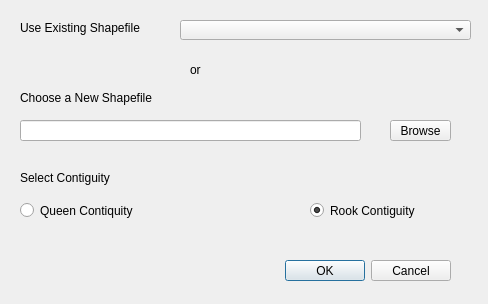
<?xml version="1.0" encoding="UTF-8"?>
<ui version="4.0">
 <class>Dialog</class>
 <widget class="QDialog" name="Dialog">
  <property name="geometry">
   <rect>
    <x>0</x>
    <y>0</y>
    <width>488</width>
    <height>304</height>
   </rect>
  </property>
  <property name="windowTitle">
   <string>Dialog</string>
  </property>
  <widget class="QLabel" name="label">
   <property name="geometry">
    <rect>
     <x>20</x>
     <y>20</y>
     <width>181</width>
     <height>16</height>
    </rect>
   </property>
   <property name="text">
    <string>Use Existing Shapefile</string>
   </property>
  </widget>
  <widget class="QComboBox" name="comboBox">
   <property name="geometry">
    <rect>
     <x>180</x>
     <y>20</y>
     <width>291</width>
     <height>20</height>
    </rect>
   </property>
  </widget>
  <widget class="QDialogButtonBox" name="buttonBox">
   <property name="geometry">
    <rect>
     <x>280</x>
     <y>260</y>
     <width>171</width>
     <height>21</height>
    </rect>
   </property>
   <property name="standardButtons">
    <set>QDialogButtonBox::Cancel|QDialogButtonBox::Ok</set>
   </property>
  </widget>
  <widget class="QRadioButton" name="radioButton">
   <property name="geometry">
    <rect>
     <x>20</x>
     <y>200</y>
     <width>151</width>
     <height>21</height>
    </rect>
   </property>
   <property name="text">
    <string>Queen Contiquity</string>
   </property>
   <property name="checked">
    <bool>false</bool>
   </property>
  </widget>
  <widget class="QRadioButton" name="radioButton_2">
   <property name="geometry">
    <rect>
     <x>310</x>
     <y>200</y>
     <width>141</width>
     <height>21</height>
    </rect>
   </property>
   <property name="text">
    <string>Rook Contiguity</string>
   </property>
   <property name="checked">
    <bool>true</bool>
   </property>
  </widget>
  <widget class="QToolButton" name="toolButton">
   <property name="geometry">
    <rect>
     <x>390</x>
     <y>120</y>
     <width>61</width>
     <height>21</height>
    </rect>
   </property>
   <property name="text">
    <string>Browse</string>
   </property>
  </widget>
  <widget class="QLineEdit" name="lineEdit">
   <property name="geometry">
    <rect>
     <x>20</x>
     <y>120</y>
     <width>341</width>
     <height>21</height>
    </rect>
   </property>
  </widget>
  <widget class="QLabel" name="label_2">
   <property name="geometry">
    <rect>
     <x>190</x>
     <y>60</y>
     <width>20</width>
     <height>20</height>
    </rect>
   </property>
   <property name="text">
    <string>or</string>
   </property>
  </widget>
  <widget class="QLabel" name="label_3">
   <property name="geometry">
    <rect>
     <x>20</x>
     <y>90</y>
     <width>281</width>
     <height>16</height>
    </rect>
   </property>
   <property name="text">
    <string>Choose a New Shapefile</string>
   </property>
  </widget>
  <widget class="QLabel" name="label_4">
   <property name="geometry">
    <rect>
     <x>20</x>
     <y>170</y>
     <width>131</width>
     <height>16</height>
    </rect>
   </property>
   <property name="text">
    <string>Select Contiguity</string>
   </property>
  </widget>
 </widget>
 <resources/>
 <connections>
  <connection>
   <sender>buttonBox</sender>
   <signal>accepted()</signal>
   <receiver>Dialog</receiver>
   <slot>accept()</slot>
   <hints>
    <hint type="sourcelabel">
     <x>295</x>
     <y>110</y>
    </hint>
    <hint type="destinationlabel">
     <x>196</x>
     <y>67</y>
    </hint>
   </hints>
  </connection>
  <connection>
   <sender>buttonBox</sender>
   <signal>rejected()</signal>
   <receiver>Dialog</receiver>
   <slot>reject()</slot>
   <hints>
    <hint type="sourcelabel">
     <x>295</x>
     <y>110</y>
    </hint>
    <hint type="destinationlabel">
     <x>196</x>
     <y>67</y>
    </hint>
   </hints>
  </connection>
  <connection>
   <sender>toolButton</sender>
   <signal>pressed()</signal>
   <receiver>Dialog</receiver>
   <slot>open()</slot>
   <hints>
    <hint type="sourcelabel">
     <x>350</x>
     <y>30</y>
    </hint>
    <hint type="destinationlabel">
     <x>196</x>
     <y>67</y>
    </hint>
   </hints>
  </connection>
 </connections>
</ui>
